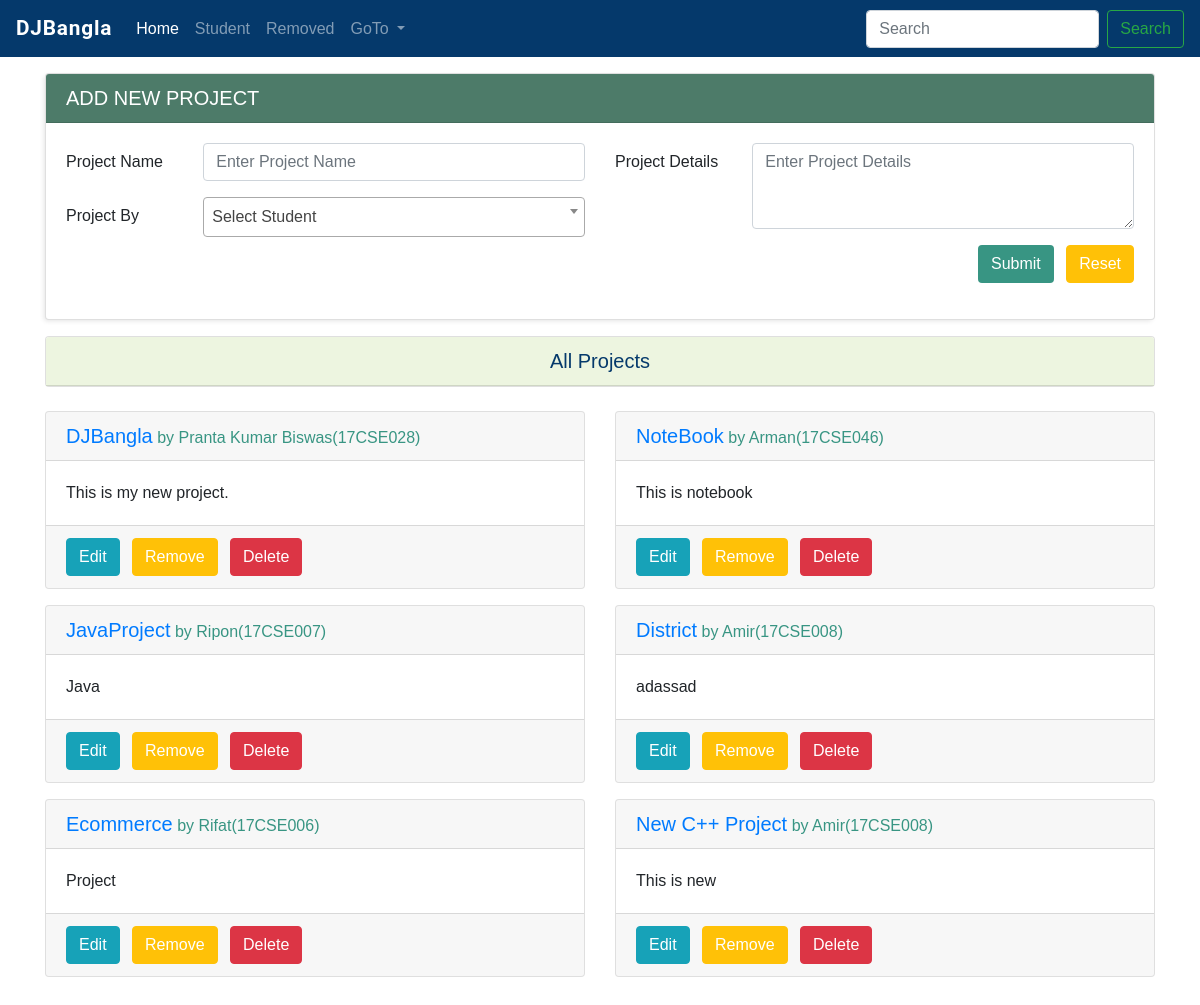
/crudsearch/, run on an earlier commit of the app's database.
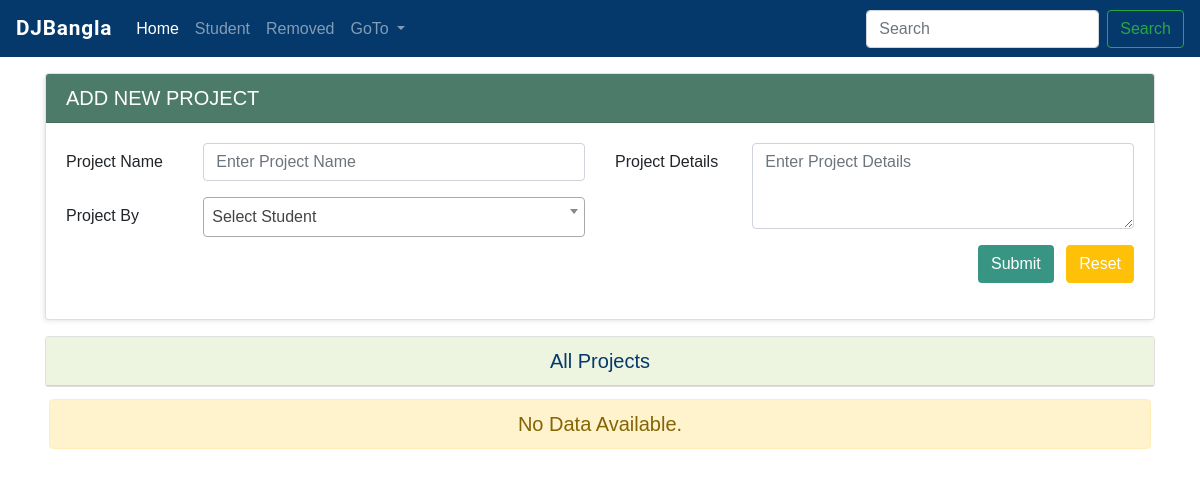
And on a later commit of the database.
### crudsearch/models.py (models this page shows)
class Project(models.Model):
    student  = models.ForeignKey(to=Student, on_delete=models.CASCADE)
    project_name = models.CharField(max_length=50, unique = True)
    project_details = models.TextField()
    project_status  = models.IntegerField(default = 0)

class Student(models.Model):
    name = models.CharField( max_length=50)
    student_id = models.CharField(max_length=50, unique = True)
    phone = models.CharField(max_length=50)
    def __str__(self):
        return self.student_id

### crudsearch/views.py (the view)
# urls.py: path('crudsearch/', include('crudsearch.urls')),
def crudsearch(request):
    project = Project.objects.filter(project_status=0)
    student = Student.objects.all()
    pro_paginator = Paginator(project, 6) # Show 6 Projects per page
    pro_page = request.GET.get('page')
    try:
        project = pro_paginator.page(pro_page)
    except PageNotAnInteger:
        project = pro_paginator.page(1) # If page is not an integer, deliver first page.
    except EmptyPage:
        project = pro_paginator.page(pro_paginator.num_pages) # If page is out of range (e.g. 9999), deliver last page of results.
    if request.method == 'POST':
        myform = ProjectRegistration(request.POST)
        if myform.is_valid():
            myform.save(commit=True)
            messages.success(request, 'Project Created successfully')
            return HttpResponseRedirect('/crudsearch')
    else:
        myform = ProjectRegistration()
    removed_project_count = Project.objects.filter(project_status=1).count()
    active_project_count = Project.objects.filter(project_status=0).count()
    activeprojects = 2
    if active_project_count == 0:
        if removed_project_count == 0:
            activeprojects = 0
        else:
            activeprojects = 1
    total_projects = 0
    total_projects = Project.objects.all().count()
    diction = {'myform':myform, 'student':student, 'project':project, 'activeprojects':activeprojects, 'total_projects':total_projects}
    return render(request, 'crudsearch/index.html', context = diction)

### crudsearch/forms.py
class ProjectRegistration(forms.ModelForm):
    class Meta:
        model = Project
        fields = ['student', 'project_name', 'project_details']

### templates/crudsearch/index.html (shortened to what this page needs)
{% extends 'crudsearch/base.html' %}
{% block extracsscdn %}
<link href="https://cdn.jsdelivr.net/npm/select2@4.1.0-beta.1/dist/css/select2.min.css" rel="stylesheet" />
{% endblock extracsscdn %}
{% block homeactive %}
    active
{% endblock homeactive %}
{% block body %}
<div class="container pt-3">
    <div class="card mycard">
        <div class="card-header mycardheader">
            <h5>ADD NEW PROJECT</h5>
        </div>
        <form method="POST">
        <div class="card-body">
            <div class="row">
                <div class="col-md-6 col-sm-12">
                    <div class="form-group row">
                        <label class="col-sm-12 col-md-3 col-form-label">Project Name</label>
                        <div class="col-sm-12 col-md-9">
                            <input type="text" class="form-control" name="project_name" placeholder="Enter Project Name" required>
                        </div>
                    </div>
                    <div class="form-group row">
                        <label class="col-sm-12 col-md-3 col-form-label">Project By</label>
                        <div class="col-sm-12 col-md-9">
                        </div>
                    </div>
                </div>
                <div class="col-md-6 col-sm-12">
                    <div class="form-group row">
                        <label class="col-sm-12 col-md-3 col-form-label">Project Details</label>
                        <div class="col-sm-12 col-md-9">
                            <textarea name="project_details" name="project_details" class="form-control" cols="30" rows="3" placeholder="Enter Project Details" required></textarea>
                        </div>
                    </div>
                    <div class="form-group row">
                        <label class="col-sm-12 col-md-3 col-form-label"></label>
                        <div class="col-sm-12 col-md-9 text-right">
                           <button class="btn mybtn">Submit</button>
                            <span><input type="reset" class="btn btn-warning text-white ml-2" value="Reset"> </span>
                        </div>
                    </div>
                </div>
            </div>
    </form>
    </div>
</div>
    <div class="row">
        <div class="col-md-12 col-sm-12">
            <div class="card mt-3 mb-2">
                <div class="card-header mycardheader1">
                    <h5 class="text-center">All Projects</h5>
                </div>
            </div>
        </div>
    </div>
<div class="row">
        {% if project %}
            {% for project in project %}
            <div class="col-md-6 col-sm-6 mt-3">
            <div class="card ">
                <div class="card-header">
                    <h5><a href="{% url 'crudsearch_project_edit' project.id %}" >{{project.project_name}}</a><span class="myspan"> by {{project.student.name}}({{project.student}})</span></h5>
                </div>
                <div class="card-body">
                    {{project.project_details}}
                </div>
                <div class="card-footer">
                    <a href="{% url 'crudsearch_project_edit' project.id %}" class="btn btn-info text-white">Edit</a>
                    <span>
                        <form action="{% url 'crudsearch_remove_project' project.id %}" method="POST" class="d-inline">
                            <button class="btn btn-warning text-white ml-2">Remove</button>
                        </form>
                    </span>
                    <span>
                        <form action="{% url 'crudsearch_delete_project' project.id %}" method="POST" class="d-inline">
                            <button class="btn btn-danger ml-2">Delete</button>
                        </form>
                    </span>
                </div>
            </div>
            </div>
            {% endfor %}
            {% endif %}
    </div>
   {% if 0 == total_projects %}
    <div class="alert alert-warning m-1 text-center">
        <h5>No Data Available.</h5>
    </div>
   {% endif %}
    <br><br>
        <br><br>
        <br><br>
{% endblock body %}

### templates/crudsearch/base.html (shortened to what this page needs)
{% load static %}
<!DOCTYPE html>
<html lang="en">
<head>
<link rel="stylesheet" href="{% static 'css/bootstrap4.5.css' %}">
<link rel="stylesheet" href="{% static 'css/fontawesome5.15.css' %}">
{% block extracsscdn %}
{% endblock extracsscdn %}
<link rel="stylesheet" href="{% static 'css/basestyle.css' %}">
<link rel="stylesheet" href="{% static 'css/crudsearch.css' %}">
</head>
<body>
    <nav class="navbar navbar-expand-lg navbar-dark mynav">
        <a class="navbar-brand mybrand" href="{% url 'starter' %}">DJBangla</a>
        <div class="collapse navbar-collapse" id="navbarSupportedContent">
          <ul class="navbar-nav mr-auto">
            <li class="nav-item ">
              <a class="nav-link
              {% block homeactive %}
              {% endblock homeactive %}
              " href="{% url 'crudsearch' %}">Home </a>
            </li>
            <li class="nav-item">
              <a class="nav-link
              {% block studentactive %}
              {% endblock studentactive %}
                  " href="{% url 'crudsearch_student' %}">Student</a>
            </li>
            <li class="nav-item">
                <a class="nav-link
                {% block removedactive %}
                {% endblock removedactive %}
                    " href="{% url 'crudsearch_removed' %}">Removed</a>
              </li>
            <li class="nav-item dropdown">
              <a class="nav-link dropdown-toggle" href="#" id="navbarDropdown" role="button" data-toggle="dropdown" aria-haspopup="true" aria-expanded="false">
                GoTo
              </a>
            </li>
          </ul>
          <form method="GET" action="{% url 'crudsearch_page' %}" class="form-inline my-2 my-lg-0">
            {% if givenSearch  %}
               <input class="form-control mr-sm-2" type="search" placeholder="Search" aria-label="Search" name="crudsearch" value="{{ givenSearch }}" required>
            {% else %}
            <input class="form-control mr-sm-2" type="search" placeholder="Search" aria-label="Search" name="crudsearch" required>
            {% endif %}
            <button class="btn btn-outline-success my-2 my-sm-0" type="submit">Search</button>
          </form>
        </div>
      </nav>
    {% block body %}
    {% endblock body %}
</body>
</html>

### static/css/basestyle.css (style rules this page uses)
* { margin: 0; padding: 0; }
:root { --roboto: "Roboto", sans-serif; --engfont: "Raleway", sans-serif; --banglafont: "Hind Siliguri", sans-serif; --bg: #5cdb94; --darkcolor: #05396b; --lightcolor: #edf5e0; --btn: #389583; --btnhover: #edf5e0; --dj: #0c4b33; }
body { margin: 0; padding: 0; font-family: var(--banglafont); }

### static/css/crudsearch.css (style rules this page uses)
* { margin: 0; padding: 0; }
:root { --roboto: "Roboto", sans-serif; --engfont: "Raleway", sans-serif; --banglafont: "Hind Siliguri", sans-serif; --bg: #5cdb94; --darkcolor: #05396b; --lightcolor: #edf5e0; --btn: #389583; --btnhover: #edf5e0; --dj: #0c4b33; --djlite: #4d7b69; }
.mynav { background: var(--darkcolor); }
.mybrand { font-family: var(--roboto); font-weight: 600; font-size: 1.3rem; letter-spacing: 0.05rem; }
.mycardheader { background: var(--djlite) !important; background-color: var(--djlite) !important; color: white; }
h5 { margin: 0; }
.mycard { box-shadow: -2px 2px 5px -1px rgba(0, 0, 0, 0.11); }
.mycardheader1 { background: var(--lightcolor); color: var(--darkcolor); }
.mybtn { background: var(--btn); color: white; }

What changed in the data, as far as the page shows it:
removed Project: project_name "DJBangla", student.name "Pranta Kumar Biswas", student "17CSE028", project_details "This is my new project."
removed Project: project_name "NoteBook", student.name "Arman", student "17CSE046", project_details "This is notebook"
removed Project: project_name "JavaProject", student.name "Ripon", student "17CSE007", project_details "Java"
removed Project: project_name "District", student.name "Amir", student "17CSE008", project_details "adassad"
removed Project: project_name "Ecommerce", student.name "Rifat", student "17CSE006", project_details "Project"
removed Project: project_name "New C++ Project", student.name "Amir", student "17CSE008", project_details "This is new"
Also different on the page:
text now shown: "No Data Available."
